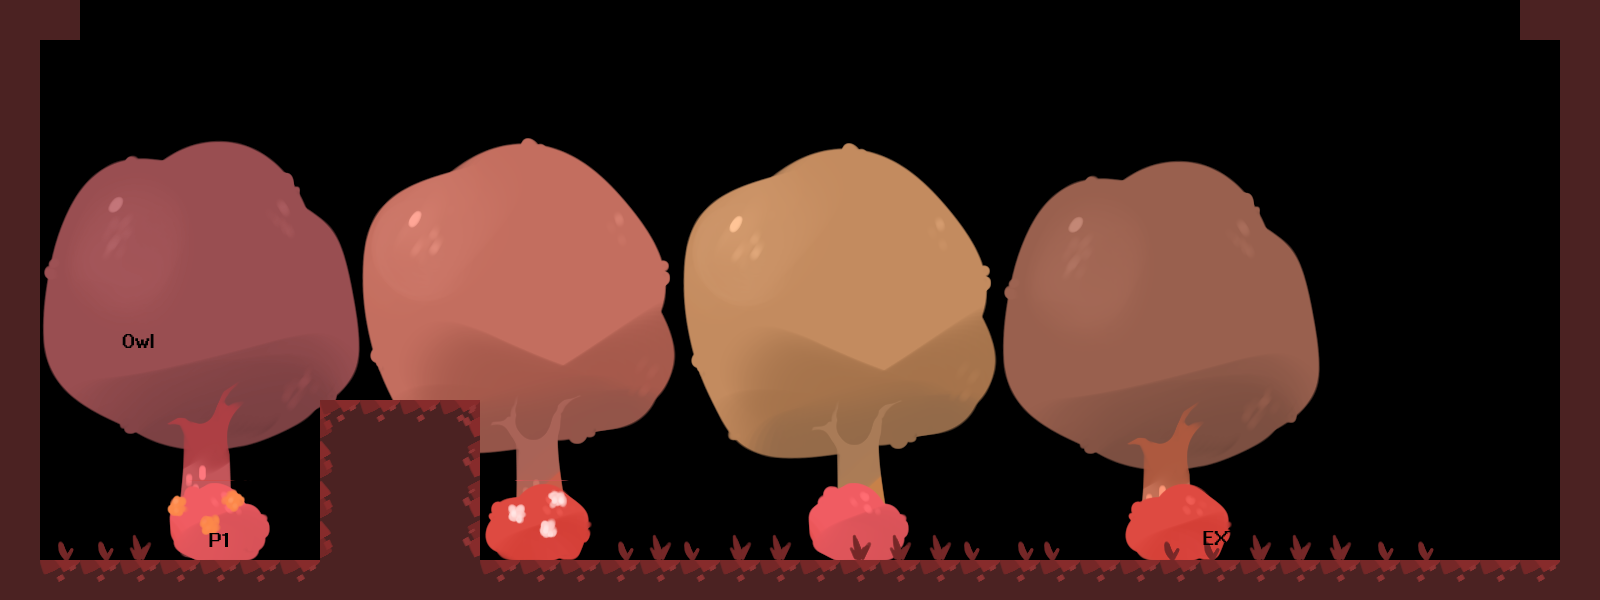

Rendered tile map (Tiled .tmx) drawn with the repository's tilesets; below, a short description and the map source with its tile grids summarised:
An orthogonal 40x15 tile map with 40x40 px tiles, 5 tile layers (Bg1, Bg2, Bg3, Solid Tiles, ...).

<map version="1.0" orientation="orthogonal" width="40" height="15" tilewidth="40" tileheight="40">
 <tileset firstgid="1" name="Tileset" tilewidth="40" tileheight="40">
  <image source="../images/tileset.png" width="1800" height="480" />
 </tileset>
 <layer name="Bg1" width="40" height="15">
  <data>[600 cells, 273 non-empty, 273 distinct tile ids]</data>
 </layer>
 <layer name="Bg2" width="40" height="15">
  <data>[600 cells, 24 non-empty, 24 distinct tile ids]</data>
 </layer>
 <layer name="Bg3" width="40" height="15">
  <data>[600 cells, 21 non-empty, 3 distinct tile ids]</data>
 </layer>
 <layer name="Solid Tiles" width="40" height="15">
  <data>[600 cells, 86 non-empty, 6 distinct tile ids]</data>
 </layer>
 <layer name="PCs" width="40" height="15">
  <data>[600 cells, 3 non-empty, 3 distinct tile ids]</data>
 </layer>
</map>